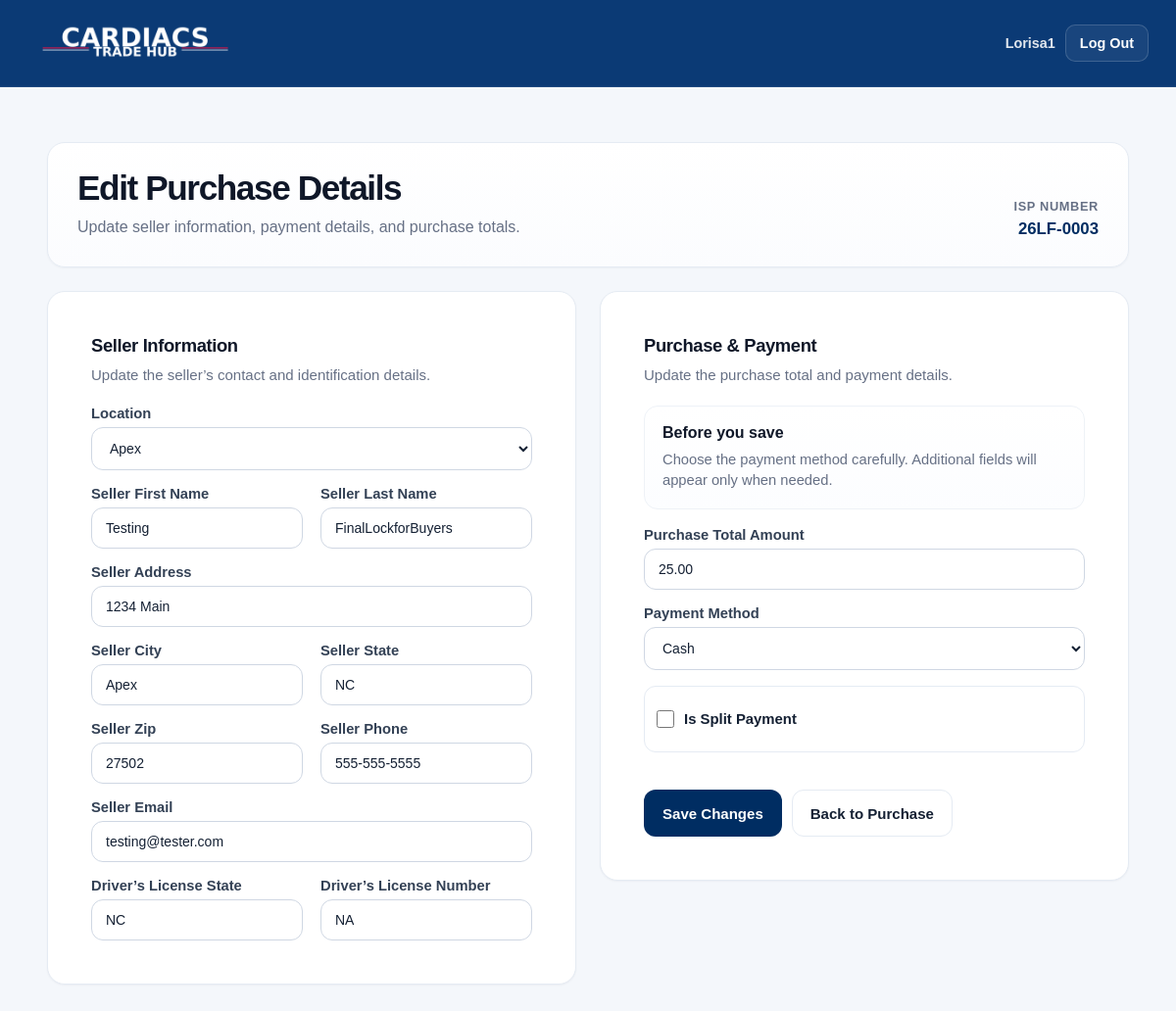
Screenshot of /purchase/59/edit/ (signed in) with the database file from the repository.
### purchases/models.py (models this page shows, shortened)
class Purchase(models.Model):
    isp_number = models.CharField(max_length=20, unique=True)
    buyer_initials = models.CharField(max_length=10)
    seller_first_name = models.CharField(max_length=100)
    seller_last_name = models.CharField(max_length=100)
    seller_address = models.CharField(max_length=255)
    seller_city = models.CharField(max_length=100)
    seller_state = models.CharField(max_length=50)
    seller_zip = models.CharField(max_length=20)
    seller_phone = models.CharField(max_length=20)
    seller_email = models.EmailField()
    drivers_license_state = models.CharField(max_length=50)
    drivers_license_number = models.CharField(max_length=50)
    location = models.CharField(max_length=20)
    purchase_total_amount = models.DecimalField(max_digits=10, decimal_places=2)
    allocation_total_amount = models.DecimalField(max_digits=10, decimal_places=2, default=0.00)
    allocation_difference = models.DecimalField(max_digits=10, decimal_places=2, default=0.00)
    reconciliation_status = models.CharField(max_length=20, default="under")
    workflow_status = models.CharField(max_length=20, default="draft")
    payment_method = models.CharField(max_length=20)
    check_number = models.CharField(max_length=50, blank=True)
    gift_card_last4 = models.CharField(max_length=4, blank=True)
    payment_other_reason = models.CharField(max_length=255, blank=True)
    is_split_payment = models.BooleanField(default=False)
    primary_payment_amount = models.DecimalField(max_digits=10, decimal_places=2, null=True, blank=True)
    second_payment_method = models.CharField(max_length=20, blank=True)
    second_check_number = models.CharField(max_length=50, blank=True)
    second_gift_card_last4 = models.CharField(max_length=4, blank=True)
    second_payment_other_reason = models.CharField(max_length=255, blank=True)
    second_payment_amount = models.DecimalField(max_digits=10, decimal_places=2, null=True, blank=True)
    payment_notes = models.TextField(blank=True)
    created_at = models.DateTimeField(auto_now_add=True)
    finalized_at = models.DateTimeField(blank=True, null=True)
    updated_at = models.DateTimeField(auto_now=True)
    exported_at = models.DateTimeField(blank=True, null=True)
    exported_by = models.ForeignKey(
        settings.AUTH_USER_MODEL,
        on_delete=models.SET_NULL,
        blank=True,
        null=True,
        related_name="exported_purchases",
    )
    export_batch_name = models.CharField(max_length=50, blank=True, default="")
    reopened_at = models.DateTimeField(blank=True, null=True)
    reopened_by = models.ForeignKey(
        settings.AUTH_USER_MODEL,
        on_delete=models.SET_NULL,
        blank=True,
        null=True,
        related_name="reopened_purchases",
    )
    reopen_reason = models.TextField(blank=True)
    export_count = models.PositiveIntegerField(default=0)
    class Meta:
        indexes = [
            models.Index(fields=["workflow_status"]),
            models.Index(fields=["reconciliation_status"]),
            models.Index(fields=["created_at"]),
            models.Index(fields=["finalized_at"]),
            models.Index(fields=["exported_at"]),
            models.Index(fields=["buyer_initials"]),
            models.Index(fields=["location"]),
        ]

### purchases/views.py (the view)
@login_required
def edit_purchase_header(request, purchase_id):
    purchase = get_object_or_404(Purchase, id=purchase_id)
    access = get_user_profile_flags(request.user)
    profile = access["profile"]
    if not profile:
        messages.error(
            request,
            "No buyer profile is assigned to this user. Please contact an administrator."
        )
        return redirect("resume_purchase")
    if purchase.workflow_status == "finalized" and not access["can_edit_all_purchases"]:
        return redirect("purchase_detail", purchase_id=purchase.id)
    if purchase.buyer_initials != access["buyer_code"] and not access["can_edit_all_purchases"]:
        messages.error(request, "You do not have permission to edit this purchase.")
        return redirect("purchase_detail", purchase_id=purchase.id)
    if request.method == "POST":
        original_purchase = {
            "seller_first_name": purchase.seller_first_name,
            "seller_last_name": purchase.seller_last_name,
            "purchase_total_amount": purchase.purchase_total_amount,
            "location": purchase.location,
            "payment_method": getattr(purchase, "payment_method", ""),
            "second_payment_method": getattr(purchase, "second_payment_method", ""),
        }
        form = PurchaseForm(request.POST, instance=purchase, user=request.user)
        if form.is_valid():
            purchase = form.save(commit=False)
            purchase.buyer_initials = access["buyer_code"]
            purchase.save()
            purchase.refresh_from_db()
            recalculate_purchase_totals(purchase)
            log_purchase_edit(
                purchase=purchase,
                user=request.user,
                action="purchase_header_updated",
                old_value=str(original_purchase),
                new_value=(
                    f"seller_first_name={purchase.seller_first_name}, "
                    f"seller_last_name={purchase.seller_last_name}, "
                    f"purchase_total_amount={purchase.purchase_total_amount}, "
                    f"location={purchase.location}, "
                    f"payment_method={getattr(purchase, 'payment_method', '')}, "
                    f"second_payment_method={getattr(purchase, 'second_payment_method', '')}"
                ),
            )
            messages.success(request, "Purchase details updated successfully.")
            return redirect("purchase_detail", purchase_id=purchase.id)
    else:
        form = PurchaseForm(instance=purchase, user=request.user)
    return render(request, "purchases/edit_purchase_header.html", {
        "purchase": purchase,
        "form": form,
    })

### purchases/views.py (called while the page is built)
def get_user_profile_flags(user):
    profile = getattr(user, "buyerprofile", None)
    return {
        "profile": profile,
        "buyer_code": profile.buyer_code.upper().strip() if profile else "",
        "can_view_reports": profile.can_view_reports if profile else False,
        "can_edit_all_purchases": profile.can_edit_all_purchases if profile else False,
        "can_reopen_purchases": profile.can_reopen_purchases if profile else False,
    }

### purchases/templates/purchases/edit_purchase_header.html (shortened to what this page needs)
{% extends "base.html" %}
{% block content %}
<div class="purchase-shell">
    <section class="purchase-hero">
        <div>
            <h1 class="purchase-title">Edit Purchase Details</h1>
            <p class="purchase-subtitle">
                Update seller information, payment details, and purchase totals.
            </p>
        </div>
        <div class="hero-side">
            <span class="hero-side-label">ISP Number</span>
            <div class="hero-side-value">{{ purchase.isp_number }}</div>
        </div>
    </section>
    <form method="post">
        <div class="form-grid">
            <div class="card">
                <div class="card-body">
                    <h2 class="section-title">Seller Information</h2>
                    <p class="section-subtitle">
                        Update the seller’s contact and identification details.
                    </p>
                    <div class="field-grid">
                        <div class="field full">
                            <label for="{{ form.location.id_for_label }}">Location</label>
                            {{ form.location }}
                        </div>
                        <div class="field">
                            <label for="{{ form.seller_first_name.id_for_label }}">Seller First Name</label>
                            {{ form.seller_first_name }}
                        </div>
                        <div class="field">
                            <label for="{{ form.seller_last_name.id_for_label }}">Seller Last Name</label>
                            {{ form.seller_last_name }}
                        </div>
                        <div class="field full">
                            <label for="{{ form.seller_address.id_for_label }}">Seller Address</label>
                            {{ form.seller_address }}
                        </div>
                        <div class="field">
                            <label for="{{ form.seller_city.id_for_label }}">Seller City</label>
                            {{ form.seller_city }}
                        </div>
                        <div class="field">
                            <label for="{{ form.seller_state.id_for_label }}">Seller State</label>
                            {{ form.seller_state }}
                        </div>
                        <div class="field">
                            <label for="{{ form.seller_zip.id_for_label }}">Seller Zip</label>
                            {{ form.seller_zip }}
                        </div>
                        <div class="field">
                            <label for="{{ form.seller_phone.id_for_label }}">Seller Phone</label>
                            {{ form.seller_phone }}
                        </div>
                        <div class="field full">
                            <label for="{{ form.seller_email.id_for_label }}">Seller Email</label>
                            {{ form.seller_email }}
                        </div>
                        <div class="field">
                            <label for="{{ form.drivers_license_state.id_for_label }}">Driver’s License State</label>
                            {{ form.drivers_license_state }}
                        </div>
                        <div class="field">
                            <label for="{{ form.drivers_license_number.id_for_label }}">Driver’s License Number</label>
                            {{ form.drivers_license_number }}
                        </div>
                    </div>
                </div>
            </div>
            <div class="card">
                <div class="card-body">
                    <h2 class="section-title">Purchase & Payment</h2>
                    <p class="section-subtitle">
                        Update the purchase total and payment details.
                    </p>
                    <div class="summary-panel">
                        <div class="summary-box">
                            <h3>Before you save</h3>
                            <p>Choose the payment method carefully. Additional fields will appear only when needed.</p>
                        </div>
                    </div>
                    <div class="field-grid" style="margin-top: 18px;">
                        <div class="field full">
                            <label for="{{ form.purchase_total_amount.id_for_label }}">Purchase Total Amount</label>
                            {{ form.purchase_total_amount }}
                        </div>
                        <div class="field full">
                            <label for="{{ form.payment_method.id_for_label }}">Payment Method</label>
                            {{ form.payment_method }}
                        </div>
                        <div class="field full">
                            <div class="checkbox-field">
                                {{ form.is_split_payment }}
                                <label for="{{ form.is_split_payment.id_for_label }}">Is Split Payment</label>
                            </div>
                        </div>
                    </div>
                    <div class="button-row">
                        <button type="submit">Save Changes</button>
                        <a href="{% url 'purchase_detail' purchase.id %}" class="button-secondary">Back to Purchase</a>
                    </div>
                </div>
            </div>
        </div>
    </form>
</div>
{% endblock %}

### purchases/templates/base.html (shortened to what this page needs)
{% load static %}
<!DOCTYPE html>
<html lang="en">
<head>
</head>
<body>
    <header class="site-header">
        <div class="site-header-inner">
            <div class="site-header-left">
              <img src="{% static 'images/trading-hub-header.png' %}" alt="CARDIACS Trade Hub" class="site-logo">
            </div>
            <div class="site-header-right">
                {% if request.user.is_authenticated %}
                    <span class="header-user">{{ request.user.username }}</span>
                    <form method="post" action="{% url 'accounts_logout' %}" style="margin: 0;">
                        <button type="submit" class="header-link" style="background: rgba(255,255,255,0.06); border: 1px solid rgba(255,255,255,0.16);">
                            Log Out
                        </button>
                    </form>
                {% else %}
                    <a href="{% url 'accounts_login' %}" class="header-link">Log In</a>
                {% endif %}
            </div>
        </div>
    </header>
    <main class="page-container">
        {% block content %}{% endblock %}
    </main>
</body>
</html>

### purchases/templates/base.html (style rules this page uses)
body { margin: 0; font-family: Arial, sans-serif; background-color: #f4f7fb; color: #142033; }
.site-header { background: #0b3a75; min-height: 88px; border-bottom: 1px solid rgba(255, 255, 255, 0.08); box-shadow: none; display: flex; align-items: center; padding: 0 28px; }
.site-header-inner { width: 100%; max-width: 1440px; margin: 0 auto; display: flex; align-items: center; justify-content: space-between; gap: 16px; }
.site-header-left { display: flex; align-items: center; gap: 16px; min-width: 0; flex: 1 1 auto; }
.site-logo { width: 220px; height: auto; max-width: 100%; display: block; object-fit: contain; flex: 0 0 auto; }
.site-header-right { display: flex; align-items: center; gap: 10px; flex: 0 0 auto; }
.header-user { color: rgba(255, 255, 255, 0.88); font-size: 0.9rem; font-weight: 600; white-space: nowrap; }
.header-link { display: inline-flex; align-items: center; justify-content: center; min-height: 38px; padding: 0 14px; border-radius: 10px; border: 1px solid rgba(255, 255, 255, 0.16); color: #ffffff; text-decoration: none; font-size: 0.9rem; font-weight: 700; transition: background 0.18s ease, border-color 0.18s ease; background: rgba(255, 255, 255, 0.06); white-space: nowrap; }
.page-container { max-width: 1440px; margin: 28px auto; padding: 0 20px 30px 20px; }
.card { background-color: #ffffff; border: 1px solid #e5ebf3; border-radius: 16px; margin-bottom: 24px; padding: 20px; box-shadow: 0 1px 2px rgba(16, 24, 40, 0.05); }
.section-title { margin-top: 0; margin-bottom: 16px; color: #142033; font-size: 26px; }
form { margin: 0; }
label { display: block; margin-bottom: 6px; font-weight: 600; color: #334155; }
input, select, textarea { width: 100%; max-width: 100%; padding: 10px 12px; margin-top: 4px; margin-bottom: 14px; border: 1px solid #cfd7e3; background-color: #ffffff; color: #142033; box-sizing: border-box; font-size: 14px; border-radius: 10px; }
button, input[type="submit"], .button { display: inline-block; background-color: #D21848; color: #ffffff; border: none; padding: 10px 16px; font-size: 14px; font-weight: 700; text-decoration: none; cursor: pointer; border-radius: 10px; }
a { color: #0b4ea2; text-decoration: none; font-weight: 600; }

### rows the page displays
Purchase: isp_number "26LF-0003", location "Apex", seller_first_name "Testing", seller_last_name "FinalLockforBuyers", seller_address "1234 Main", seller_city "Apex", seller_state "NC", seller_zip "27502", seller_phone "555-555-5555", seller_email "testing@tester.com", drivers_license_state "NC", drivers_license_number "NA", purchase_total_amount "25.00", payment_method "Cash"

### other values shown
{{ request.user.username }} "Lorisa1"
